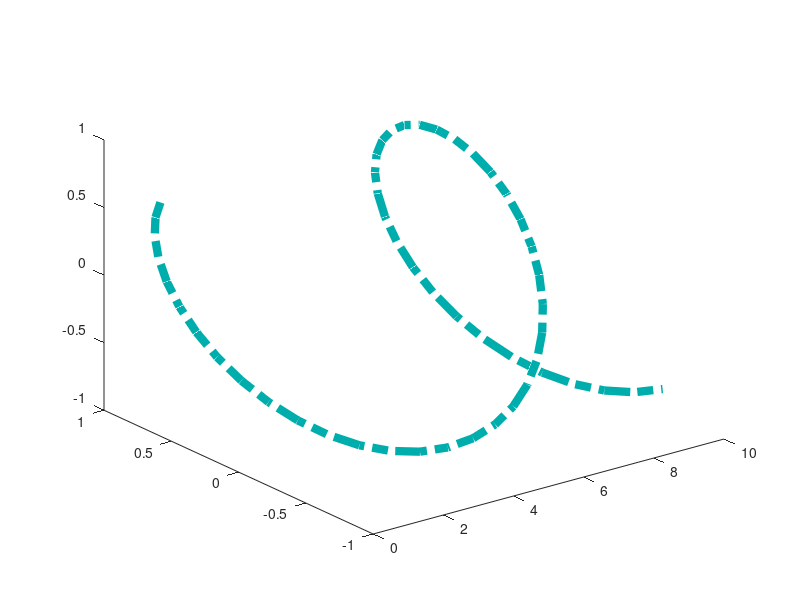

This chart was generated by the following MATLAB code:
# CODE 14:
# Create a script to plot a line on 3D plane


x = linspace(1, 10, 50)

plot3(# Plotting the lines
        x, sin(x), cos(x),
        'LineWidth', 6,
        'LineStyle', '-.',
        'color', [0 .68 .68]
      )
